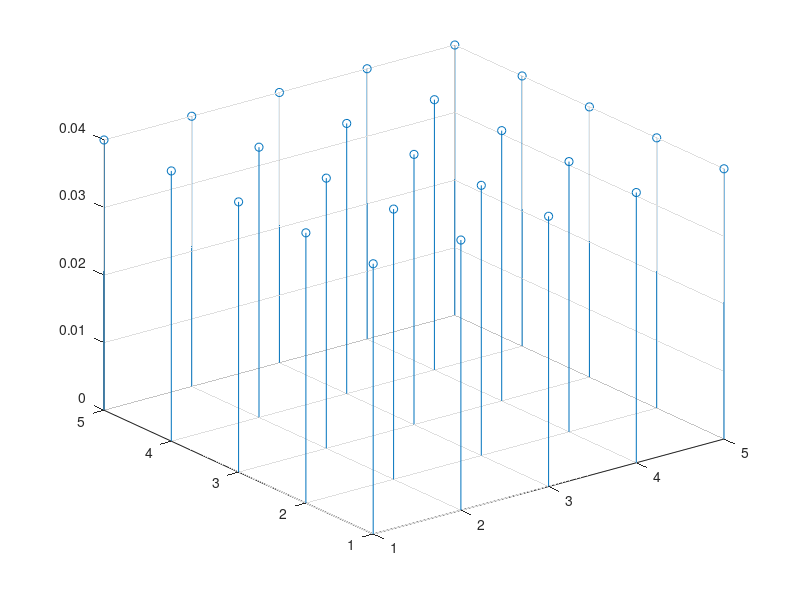
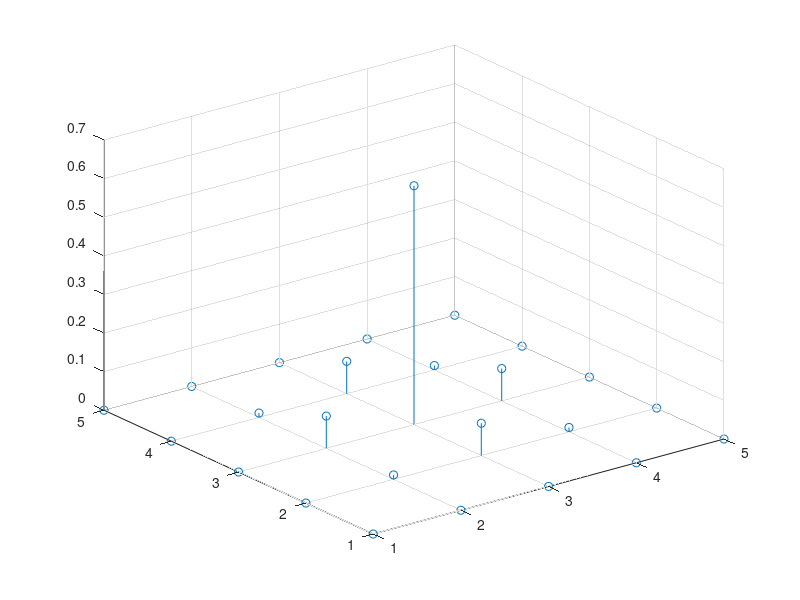
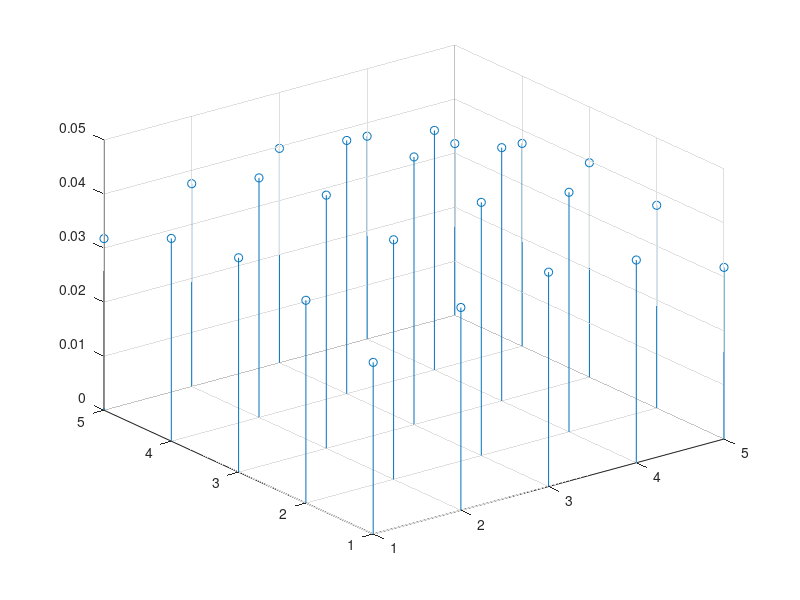

These figures' MATLAB source, in order:

w=fspecial("average",5);

figure(1);stem3(w)

w=fspecial("gaussian",5);

figure(2);stem3(w)


w=fspecial("gaussian",5,3);

figure(3);stem3(w)